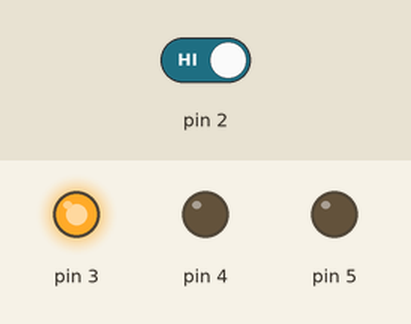
This sketch was run on a simulated Arduino Uno, built with avr-gcc and run on an emulated ATmega328P. Shown: output pins drawn as LEDs (lit = HIGH). Dashed ring = blinking. The test bench sets the inputs (shaded band); at power-on: pin 2 HIGH.

Above: at 1.2 s.
1.3 s: pin 2 driven LOW
At 1.42 s:
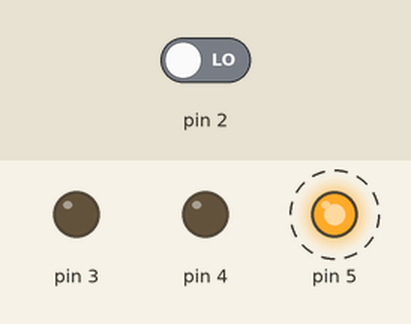
At 2.17 s:
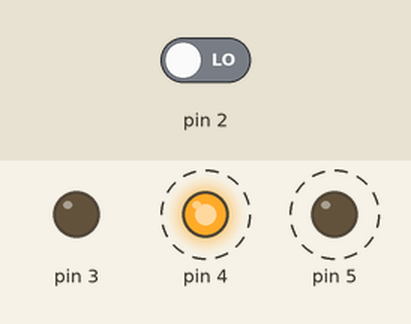
4.3 s: pin 2 driven HIGH
At 5.3 s:
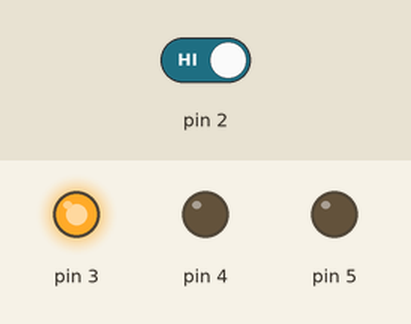
Timing chart, 0 to 7.3 s (numbered marks = the images above; inputs shaded):
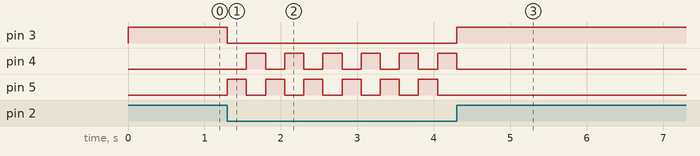

The sketch:

p02_SpaceshipInterface.ino
```cpp
/*
  Arduino Starter Kit example
  Project 2 - Spaceship Interface

  This sketch is written to accompany Project 2 in the Arduino Starter Kit

  Parts required:
  - one green LED
  - two red LEDs
  - pushbutton
  - 10 kilohm resistor
  - three 220 ohm resistors

  created 13 Sep 2012
  by Scott Fitzgerald

  https://store.arduino.cc/genuino-starter-kit

  This example code is part of the public domain.
*/

// Create a global variable to hold the state of the switch. This variable is
// persistent throughout the program. Whenever you refer to switchState, you’re
// talking about the number it holds
int switchstate = 0;

void setup() {
  // declare the LED pins as outputs
  pinMode(3, OUTPUT);
  pinMode(4, OUTPUT);
  pinMode(5, OUTPUT);

  // declare the switch pin as an input
  pinMode(2, INPUT);
}

void loop() {
  switchstate = digitalRead(2);

  if (switchstate == LOW) {
    digitalWrite(3, LOW);   // turn the green LED on pin 3 off
    digitalWrite(4, LOW);   // turn the red LED on pin 4 off
    digitalWrite(5, HIGH);  // turn the red LED on pin 5 on

    delay(250);
    digitalWrite(4, HIGH);  // turn the red LED on pin 4 on
    digitalWrite(5, LOW);   // turn the red LED on pin 5 off

    delay(250);
  }
  else {
    digitalWrite(3, HIGH);   // turn the green LED on pin 3 off
    digitalWrite(4, LOW);   // turn the red LED on pin 4 off
    digitalWrite(5, LOW);
  }
}
```

Measured:
- after the input at 1.3 s, pin 3: HIGH → LOW at once; pin 4: alternates HIGH for 0.25 s and LOW for 0.25 s, starting after 0.25 s; pin 5: alternates HIGH for 0.25 s and LOW for 0.25 s, starting at once
- after the input at 4.3 s, pin 3: LOW → HIGH at once; pin 4: goes on until 4.3 s, then stays LOW; pin 5: stops changing and stays LOW
